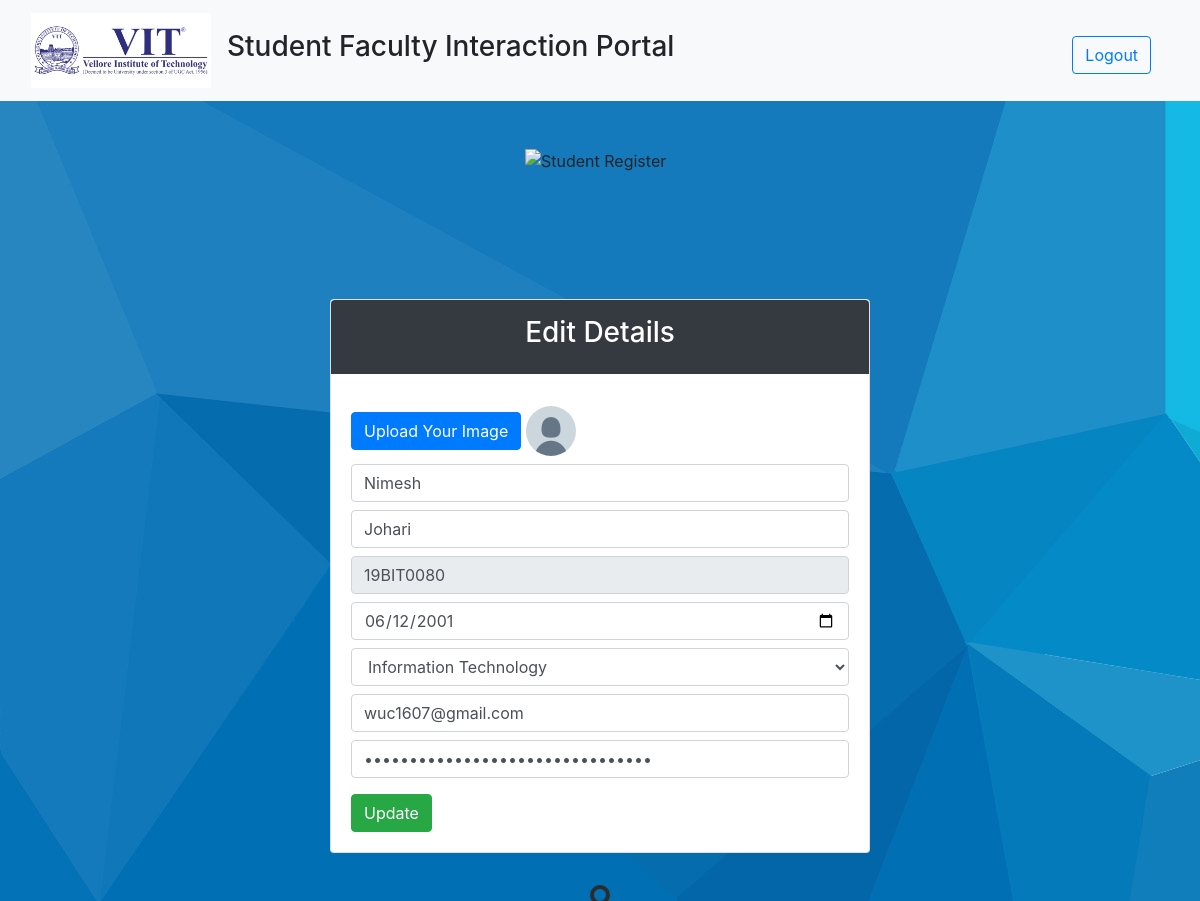
Page /studentedit.php?edit=19BIT0080 (signed in) on the committed database.
### tables this page shows
CREATE TABLE `student_data` (
  `Regno` varchar(10) NOT NULL,
  `Img` varchar(200) NOT NULL,
  `FName` varchar(100) NOT NULL,
  `LName` varchar(100) NOT NULL,
  `DOB` varchar(100) NOT NULL,
  `Branch` varchar(100) NOT NULL,
  `Email` varchar(100) NOT NULL,
  `Password` varchar(400) NOT NULL,
  `CGPA` varchar(10) NOT NULL,
  `Sem` int(10) NOT NULL,
  `Date` varchar(100) NOT NULL,
  `LOR` varchar(200) NOT NULL
);

### studentedit.php (the view, shortened to what this page needs)
<?php
    require_once('Includes/header.php');
    require_once('Includes/connection.php');
    if(isset($_SESSION['StudentID']) || isset($_SESSION['Faculty']))
    {
        $GetID=$_GET['edit'];
        $sql="select * from student_data where Regno='".$GetID."'";
        mysqli_select_db($con,"student_management");
        $res=mysqli_query($con,$sql);
        while($row=mysqli_fetch_assoc($res))
        {
            $StudentID= $row['Regno'];
            $Image=$row['Img'];
            $FName=$row['FName'];
            $LName=$row['LName'];
            $DOB=$row['DOB'];
            $Branch=$row['Branch'];
            $Email=$row['Email'];
            $Pass=MD5($row['Password']);
        }
    ?>
<?php
 if(isset($_SESSION['Faculty']) || $_SESSION['GET']==$_SESSION['StudentID'])
 {
     ?>
<div class="container">
    <div class="row mb-5">
        <div class="col-lg-6 m-auto">
            <div class="mt-5">
                <img src="images/slogin.png" alt="Student Register" width="150" height="150" class="d-flex m-auto">
            </div>
            <div class="card">
                <div class="card-title bg-dark rounded-top">
                    <h3 class="text-center text-white py-3">Edit Details</h3>
                </div>
                <div class="card-body">
                <form action="update.php" method="POST" enctype="multipart/form-data">
                <label class="btn btn-primary">
                    Upload Your Image<input type="file" style="display:none" name="image">
                </label>
                <img src="images/<?php echo $Image?>" width="50" height="50" class="rounded-circle mb-2">
                <input type="text" placeholder="First Name" name="FName" class="form-control mb-2" value="<?php echo $FName?>">
                <input type="text" placeholder="Last Name" name="LName" class="form-control mb-2" value="<?php echo $LName?>">
                <input type="text" placeholder="Registration Number" name="regno" class="form-control mb-2" value="<?php echo $StudentID?>" readonly>
                <input type="date" placeholder="DOB DD/MM/YYYY" name="DOB" class="form-control mb-2" value="<?php echo $DOB?>">
                <select name="branch" class="form-control mb-2">
                <?php
                if($Branch=="CSE")
                {
                    echo '<option value="CSE">Computer Science</option';
                }
                elseif($Branch=="IT")
                {
                    echo '<option value="IT">Information Technology</option>';
                }
                elseif($Branch=="ME")
                {
                    echo '<option value="ME">Mechanical Engineering</option>';
                }
                elseif($Branch=="CE")
                {
                    echo '<option value="CE">Civil Engineering</option>';
                }
                elseif($Branch=="BI")
                {
                    echo '<option value="BI">Bio Informatics</option>';
                }
                ?>
                </select>
                <input type="email" placeholder="Email" name="email" class="form-control mb-2" value="<?php echo $Email?>">
                <input type="password" placeholder="password" name="password" class="form-control mb-3" value="<?php echo $Pass?>" >
                <button class="btn btn-success" name="update">Update</button>
                </form >
                </div>
            </div>
        </div>
    </div>
</div>
<?php
 }
else{
    $msg="Permission Denied";
    echo '<div class="alert alert-danger text-center"><img src="images/pdenied.png" alt="X "> '.$msg.'</div> ';
}
}
else
{
    header("location:login.php?naccess");
}
?>
<?php require_once('Includes/footer.php'); ?>

### sstyle.css (style rules this page uses)
body { background-image: url("images/filter-bg.jpg"); background-color: rgba(51, 136, 248, 0.815); }

### rows in the picture
student_data: Img (placeholder picture), FName "Nimesh", LName "Johari", regno "19BIT0080", DOB "06/12/2001", branch "Information Technology", email "wuc1607@gmail.com"
